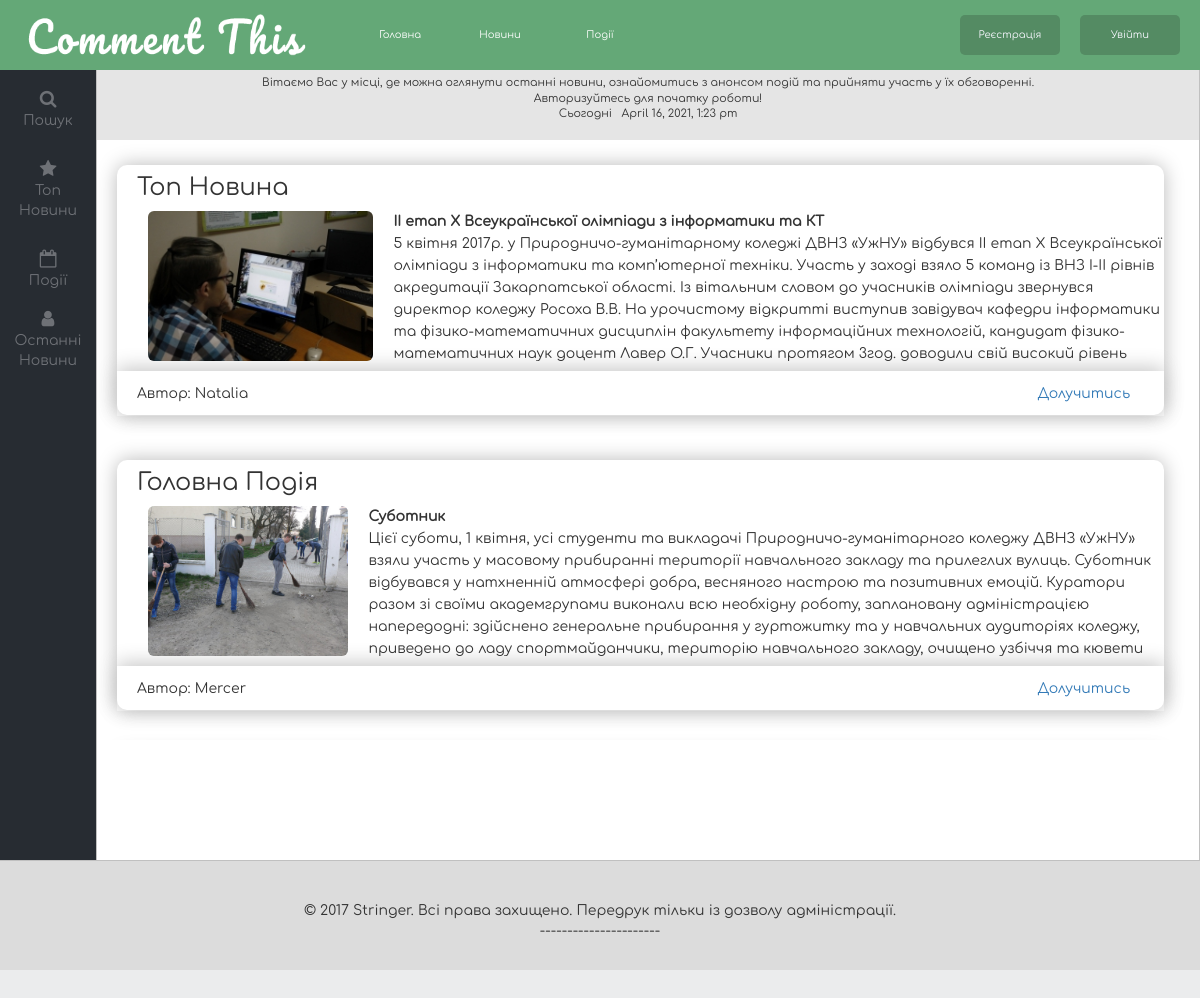
The page / on the database its author committed.
### tables this page shows
CREATE TABLE `posts` (
  `id` int(11) NOT NULL,
  `author_post` int(11) NOT NULL,
  `date_post` timestamp NOT NULL DEFAULT CURRENT_TIMESTAMP,
  `title_post` text NOT NULL,
  `content_post` text NOT NULL,
  `ccomm` int(11) NOT NULL,
  `cview` int(11) NOT NULL
);

CREATE TABLE `users` (
  `id` int(11) NOT NULL,
  `userstatus` varchar(10) NOT NULL,
  `login` varchar(20) NOT NULL,
  `password` varchar(11) NOT NULL,
  `user_name` text NOT NULL,
  `email` varchar(30) NOT NULL,
  `avatar` varchar(20) NOT NULL,
  `comment` text NOT NULL,
  `visits` datetime NOT NULL,
  `date_reg` timestamp NOT NULL DEFAULT CURRENT_TIMESTAMP
);

CREATE TABLE `event` (
  `id` int(11) NOT NULL,
  `author_post` int(11) NOT NULL,
  `date_post` timestamp NOT NULL DEFAULT CURRENT_TIMESTAMP ON UPDATE CURRENT_TIMESTAMP,
  `title_post` text NOT NULL,
  `content_post` text NOT NULL,
  `ccomm` int(11) DEFAULT NULL,
  `cview` int(11) DEFAULT NULL
);

### index.php (called while the page is built, shortened)
<?php
if ($p=='') {$p='main.php';}
    require("require/header.php");
    ?>
    <?php
        require("require/bar.php");
        require("require/content.php");
        require("require/footer.php");
        ?>

### require/bar.php (the view, shortened to what this page needs)
<div class="sidebar">
<div class="bar">
    <ul>
        <li  id="b-search"><br><i class="fa fa-search"></i><br>Пошук</li>
        <li  id="b-top-news"><i class="fa fa-star"></i><br>Топ<br>Новини</li>
        <li  id="b-events"><br><i class="fa fa-calendar-o"></i><br>Події</li>
        <li  id="b-last-news"><i class="fa fa-user"></i><br>Останні<br>Новини</a></li>
    </ul>
</div>
</div>

### require/header.php (shortened to what this page needs)
<!DOCTYPE html>
    <html>
    <head>
        <link rel="stylesheet" href="/css/bootstrap.min.css">
        <link href="/css/style.css" rel="stylesheet">
        <link rel="stylesheet" href="/css/bar-style.css">
        <link rel="stylesheet" href="/css/signup-style.css">
        <link rel="stylesheet" href="/css/content-style.css">
        <link rel="stylesheet"  href="/fonts/Comfortaa-Regular.ttf">
        <link href="css/font-awesome.min.css" rel="stylesheet">
    </head>
    <body>
        <header>
            <div class="container-fluid ">
                <div class="row">
                    <img src="/css/logo.png" class="logo col-md-2 img-responsive">
<?php
 include("menu.php")
 ?>
                </div>
            </div>
        </header>
       <div class="main">

### require/menu.php
<?php
if (isset($_SESSION['login']) )
{
      $aMenu=array
     (
       'Головна'=>'main.php',
       'Новини'=>'news.php',
       'Події'=>'event.php',
       'Кабінет'=>'kabinet.php',
       'Користувачі'=>'members.php',
     );
}
else
{
    $aMenu=array
    (
     'Головна'=>'main.php',
     'Новини'=>'news.php',
     'Події'=>'event.php',
    );
}
if (isset($_SESSION['login']) )
{
	$aRMenu=array
                (
                       'Вийти'=>'logout.php',
               );
}
else
{
	$aRMenu=array
                (
                       'Увійти'=>'login.php',
                       'Реєстрація'=>'signup.php'
               );
}
?>
<?php
foreach($aMenu as $k => $v)
{
     echo '<a class="links col-md-1" href=index.php?pn='.$v.' data-clone='.$k.'>  '.$k.'</a>'. PHP_EOL;
}
foreach($aRMenu as $k => $v)
{
     echo '<a class="links sign col-md-1" href=index.php?pn='.$v.' data-clone='.$k.'> '.$k.'</a>'. PHP_EOL;
}
?>

### require/content.php (shortened to what this page needs)
<div class="wrapper" id="content">
    <div class="cabinet">
        <?php
                               if (isset($_SESSION['login']) )
                                 {
	                           echo 'Вітаємо, '.$username.'!';
                                 }
                                   else
                               {
	                          echo ' Вітаємо Вас у місці, де можна оглянути останні новини, ознайомитись з анонсом подій та прийняти участь у їх обговоренні. <br>Авторизуйтесь для початку роботи!';
                              }
?>
<br>
Сьогодні &nbsp
<?php
$today = date("F j, Y, g:i a");
echo $today ;
?>
   </div>
    <?php
if (isset($p)) { include ($p); }
?>
</div>

### require/main.php (shortened to what this page needs)
<div class="first-sign">
    <div class="f-block">
        <h3>Топ Новина</h3>
        <p>
<?php
$q = mysqli_query ( $connect, "SELECT * FROM posts ORDER BY cview DESC LIMIT 1");
$row = mysqli_fetch_assoc($q);
$path=$_SERVER['DOCUMENT_ROOT'].'/fotonews/'.$row["id"].'.jpg';
if (file_exists($path))
 {
echo '<img src="../fotonews/'.$row["id"].'.jpg" alt="Зображення відсутне" class="img-responsive img-rounded">';
}
echo '<b>'.$row['title_post'].'</b><br>';
echo $row['content_post'];
?>
</p>
        <span class="under-block">Автор:
<?php
$idautor= $row['author_post'];
$qauthor = mysqli_query ( $connect, "SELECT * FROM users WHERE id='$idautor'");
$rowauthor = mysqli_fetch_assoc($qauthor) ;
echo $rowauthor['user_name'];
?>
<a href="index.php?pn=news.php#<?php echo $row['id']; ?>">Долучитись</a></span>
    </div>
    <div class="f-block">
         <h3>Головна Подія</h3>
 <p>
<?php
$q = mysqli_query ( $connect, "SELECT * FROM event ORDER BY cview DESC LIMIT 1");
$row = mysqli_fetch_assoc($q);
$path=$_SERVER['DOCUMENT_ROOT'].'/fotonews/'.$row["id"].'.jpg';
if (file_exists($path))
 {
echo '<img src="../fotonews/'.$row["id"].'.jpg" alt="Зображення відсутне" class="img-responsive img-rounded">';
}
echo '<b>'.$row['title_post'].'</b><br>';
echo $row['content_post'];
?>
</p>
        <span class="under-block">Автор:
<?php
$idautor= $row['author_post'];
$qauthor = mysqli_query ( $connect, "SELECT * FROM users WHERE id='$idautor'");
$rowauthor = mysqli_fetch_assoc($qauthor) ;
echo $rowauthor['user_name'];
?>
<a href="index.php?pn=news.php#<?php echo $row['id']; ?>">Долучитись</a></span>
    </div>
</div>

### require/footer.php (shortened to what this page needs)
<footer>
<div class="foot">
    © 2017 Stringer. Всі права захищено. Передрук тільки із дозволу адміністрації.
<?php
echo '<br>----------------------';
?>
</div>
</footer>
</body>
</html>

### css/style.css (style rules this page uses)
* { margin: 0; padding: 0; font-family: "Comfortaa",sans-serif; }
body { background-color: #ebeced; }
.main { position: relative; }
header { font-family: 'Comfortaa',sans-serif; background-color: #64A877; height: 70px; }
.links { text-align: center; line-height: 70px; height: 100%; color: white; transition: all .5s ease; }
.sign { background-color: #548b63; transition: .5s ease; margin-right: 20px; line-height: 40px; height: 40px; margin-top: 15px; float: right; color: ghostwhite; border-radius: 5px; }
.first-sign { overflow:hidden; height:600px; width:100%; }
.f-block { border-radius: 10px; background-color: white; margin: 20px; margin-top: 25px; height: 250px; width: 47%; float: left; line-height: 22px; box-shadow: 0 0 20px #b9b9b9; }
.f-block h3 { margin: 0; margin-top: 10px; }
.f-block img { float: left; height: 150px; margin-right: 2%; margin-left: 2%; }
.f-block p { height: 150px; overflow: hidden; padding-left: 10px; margin-top: 10px; float: left; }
.under-block { padding-left: 20px; padding-right: 20px; align-items: center; display: flex; justify-content:space-between; box-shadow: 0 -3px 20px #c6c6c6; height: 45px; width: 100%; }
.under-block a { display: flex; justify-content: center; align-items: center; height: 30px; width: 120px; }
footer { border-top: 1px solid silver; bottom: 0; background-color: gainsboro; height: 110px; width: 100%; }
.foot { padding-top: 40px; text-align: center; }
@media (min-width: 640px) { .logo { display: none; } }
@media (min-width: 1040px) { .logo { display: block; height: 70px; width: 350px; } }
@media (min-width: 640px) { header .links { font-size: 12px; } }
@media (min-width: 640px) { .first-sign { overflow-y: scroll; } }
@media (min-width: 640px) { .f-block { width:95%; } }
@media (min-width: 640px) { .cabinet { font-size: 11px; } }
@media (min-width: 800px) { header .links { font-size: 10px; } }

### css/bar-style.css (style rules this page uses)
li { list-style-type: none; }
.bar { float: left; height: 790px; width: 8%; background-color: #272C32; color: #6E7176; }
.bar li { transition: .5s ease; text-align: center; height: 80px; }
.bar .fa { font-size: 18px; }
#b-top-news { padding-top: 10px; }

### css/content-style.css (style rules this page uses)
.wrapper { overflow-y: scroll; background-color: white; height: 790px; border-left: 1px solid silver; border-right: 1px solid silver; }
.cabinet { text-align:center; padding:5px; height: 70px; background-color: rgba(181, 181, 181, 0.35); }
.wrapper h3 { margin-left: 20px; }

### rows shown on the page
posts: title_post "II етап X Всеукраїнської олімпіади з інформатики та КТ", content_post "5 квітня 2017р. у Природничо-гуманітарному коледжі ДВНЗ «УжНУ» відбувся II етап X Всеукраїнської олімпіади з інформатики та комп’ютерної техніки. Участь у заході взяло 5 команд із ВНЗ I-II рівнів акредитації Закарпатської області. Із вітальним словом до учасників олімпіади звернувся директор коледжу Росоха В.В. На урочистому відкритті виступив завідувач кафедри інформатики та фізико-математичних дисциплін факультету інформаційних технологій, кандидат фізико-математичних наук доцент Лавер О.Г. Учасники протягом 3год. доводили свій високий рівень…"
users: user_name "Natalia"
event: title_post "Суботник", content_post "Цієї суботи, 1 квітня, усі студенти та викладачі Природничо-гуманітарного коледжу ДВНЗ «УжНУ» взяли участь у масовому прибиранні території навчального закладу та прилеглих вулиць. Суботник відбувався у натхненній атмосфері добра, весняного настрою та позитивних емоцій. Куратори разом зі своїми академгрупами виконали всю необхідну роботу, заплановану адміністрацією напередодні: здійснено генеральне прибирання у гуртожитку та у навчальних аудиторіях коледжу, приведено до ладу спортмайданчики, територію навчального закладу, очищено узбіччя та кювети…"
users: user_name "Mercer"

### other values the page prints
$k "Головна"
$k "Новини"
$k "Події"
$k "Увійти"
$k "Реєстрація"
